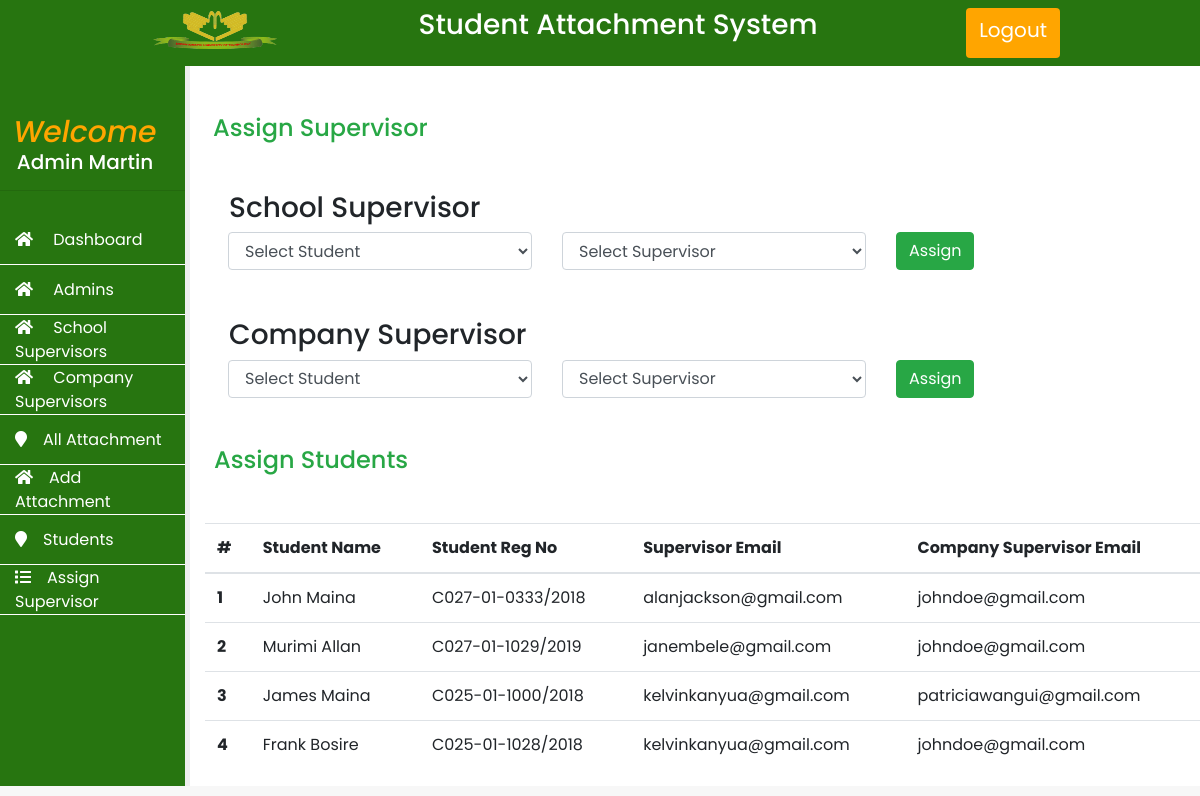
Screenshot of /users/admin/assignsupervisor.php (signed in) with the database file from the repository.
### tables this page shows
CREATE TABLE `students` (
  `id` int(11) NOT NULL,
  `uniqueid` varchar(255) NOT NULL,
  `fname` varchar(255) NOT NULL,
  `lname` varchar(255) NOT NULL,
  `regno` varchar(255) NOT NULL,
  `password` varchar(255) NOT NULL,
  `supervisor` varchar(200) NOT NULL DEFAULT '',
  `csupervisor` varchar(200) NOT NULL DEFAULT '',
  `course` varchar(200) NOT NULL,
  `year` int(11) NOT NULL
);

### users/admin/assignsupervisor.php (the view, shortened to what this page needs)
<?php
include "functions_all.php";
include "includes/config.php";
include "includes/header.php";
?>
<section class="content row">
    <?php include "includes/sidebar.php"; ?>
    <div class="col col-sm-12 col-md-8 col-lg-10 main-content">
        <h4 class="text-success my-5 ml-2">Assign Supervisor</h4>
        <h3 class="ml-4">School Supervisor</h3>
        <form action="#" method="POST" id="assignForm" class="row ml-2">
            <div class="col-4">
                <select class="form-control" name="regno">
                    <option value="">Select Student</option>
                </select>
            </div>
            <div class="col-4">
                <select class="form-control" name="supervisor">
                    <option value="">Select Supervisor</option>
                </select>
            </div>
            <div class="col-4">
                <button type="submit" id="assignBtn" class="btn btn-success">Assign</button>
            </div>
        </form>
        <h3 class="ml-4 mt-5">Company Supervisor</h3>
        <form action="#" method="POST" id="cAssignForm" class="row ml-2">
            <div class="col-4">
                <select class="form-control" name="regnumber">
                    <option value="">Select Student</option>
                </select>
            </div>
            <div class="col-4">
                <select class="form-control" name="csupervisor">
                    <option value="">Select Supervisor</option>
                </select>
            </div>
            <div class="col-4">
                <button type="submit" id="cAssignBtn" class="btn btn-success">Assign</button>
            </div>
        </form>
        <div class="row">
            <h4 class="text-success my-5 ml-4">Assign Students</h4>
            <div class="col col-12">
                <table class="table">
                    <thead>
                        <tr>
                            <th scope="col">#</th>
                            <th scope="col">Student Name</th>
                            <th scope="col">Student Reg No</th>
                            <th scope="col">Supervisor Email</th>
                            <th scope="col">Company Supervisor Email</th>
                        </tr>
                    </thead>
                    <tbody>
                        <?php getAssignedAdmins(); ?>
                    </tbody>
                </table>
            </div>
        </div>
    </div>
</section>
</body>
</html>

### users/admin/includes/sidebar.php
<?php
include "config.php";
$aid  = $_SESSION['adminid'];
$result = mysqli_query($conn, "SELECT * FROM admins where uniqueid = '$aid' ") or die($conn->error);
$array = mysqli_fetch_assoc($result);
?>
<div class="col col-sm-12 col-md-4 col-lg-2 sidebar py-5">
    <h5 class="text-center text-white">
        <span style="color: orange;font-style: italic;font-size: 30px;"> Welcome </span><?php echo $array['firstname'] . " " . $array['lastname']  ?>
    </h5>
    <hr>
    <div class="side-nav py-2">
        <a href="index.php" class="side-nav-item">
            <div> <i class="fa fa-home mr-3" aria-hidden="true"></i> Dashboard</div>
        </a>
        <a href="admins.php" class="side-nav-item">
            <div> <i class="fa fa-home mr-3" aria-hidden="true"></i> Admins</div>
        </a>
        <a href="schoolsupervisors.php" class="side-nav-item">
            <div> <i class="fa fa-home mr-3" aria-hidden="true"></i> School Supervisors</div>
        </a>
        <a href="companysupervisors.php" class="side-nav-item">
            <div> <i class="fa fa-home mr-3" aria-hidden="true"></i> Company Supervisors</div>
        </a>
        <a href="attachments.php" class="side-nav-item">
            <div><i class="fa fa-map-marker mr-3" aria-hidden="true"></i>All Attachment</div>
        </a>
        <a href="addattachment.php" class="side-nav-item">
            <div> <i class="fa fa-home mr-3" aria-hidden="true"></i>Add Attachment</div>
        </a>
        <a href="students.php" class="side-nav-item">
            <div><i class="fa fa-map-marker mr-3" aria-hidden="true"></i>Students</div>
        </a>
        <a href="assignsupervisor.php" class="side-nav-item">
            <div><i class="fa fa-list mr-3" aria-hidden="true"></i>Assign Supervisor</div>
        </a>
    </div>
</div>

### users/admin/functions_all.php (shortened to what this page needs)
        <?php
function getAssignedAdmins()
{
    include "includes/config.php";
    $stresult = mysqli_query($conn, "SELECT * from students where supervisor != ''");
    if (mysqli_num_rows($stresult) > 0) {
        while ($row = mysqli_fetch_assoc($stresult)) {
            $count++;
        ?>
            <tr>
                <th><?php echo $count ?></th>
                <td><?php echo $row['fname'] . " " . $row['lname']; ?></td>
                <td><?php echo $row['regno'] ?></td>
                <td><?php echo $row['supervisor'] ?></td>
                <td><?php echo $row['csupervisor'] ?></td>
            </tr>
        <?php
        }
    } else {
        echo "<tr><td colspan='7'>No student to assign supervisor</td></tr>";
    }
}
        ?>

### users/admin/css/login.css (style rules this page uses)
*, a:hover { text-decoration: none; }

### users/admin/css/index.css (style rules this page uses)
* { margin: 0; padding: 0; box-sizing: border-box; text-decoration: none; font-family: "Poppins", sans-serif; }
body { min-height: 100vh; background: #f7f7f7; overflow-x: hidden; }
.sidebar, .main-content { background-color: #fff; min-height: 90vh; }
.sidebar { border-right: 5px solid #eee; background-color: #277510; padding: 0px; }
.side-nav-item { margin: 0; height: 50px; display: flex; align-items: center; justify-content: left; color: #fff; padding-left: 20px; border-bottom: 1px solid #fff; padding: 20px; padding-left: 30px; }

### rows the page displays
students: fname "John", lname "Maina", regno "C027-01-0333/2018", supervisor "alanjackson@gmail.com", csupervisor "johndoe@gmail.com"
students: fname "Murimi", lname "Allan", regno "C027-01-1029/2019", supervisor "janembele@gmail.com", csupervisor "johndoe@gmail.com"
students: fname "James", lname "Maina", regno "C025-01-1000/2018", supervisor "kelvinkanyua@gmail.com", csupervisor "patriciawangui@gmail.com"
students: fname "Frank", lname "Bosire", regno "C025-01-1028/2018", supervisor "kelvinkanyua@gmail.com", csupervisor "johndoe@gmail.com"

### other values shown
$array['firstname'] "Admin"
$array['lastname'] "Martin"
